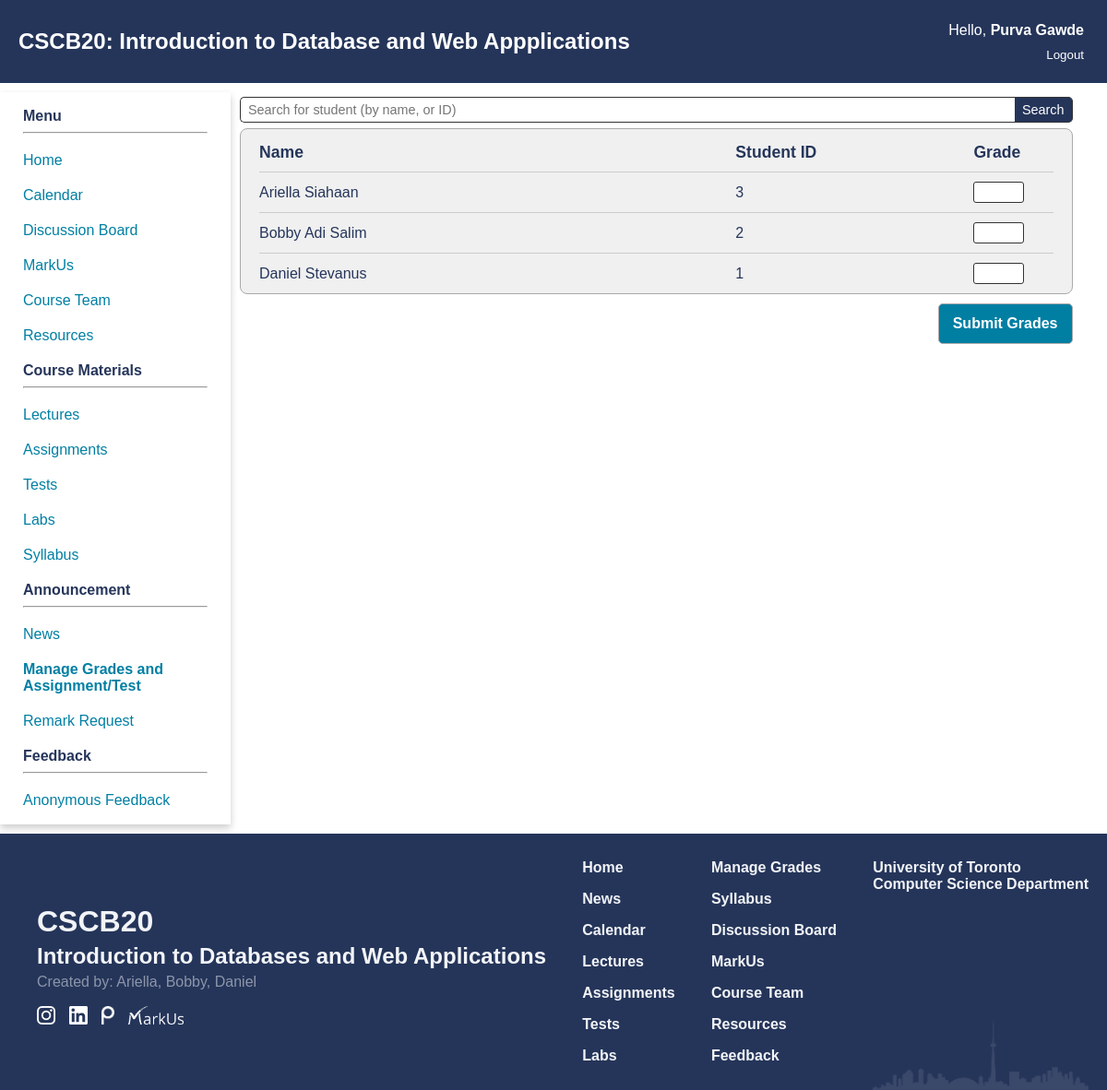
The page /grades/3 (signed in) on the database as committed earlier.
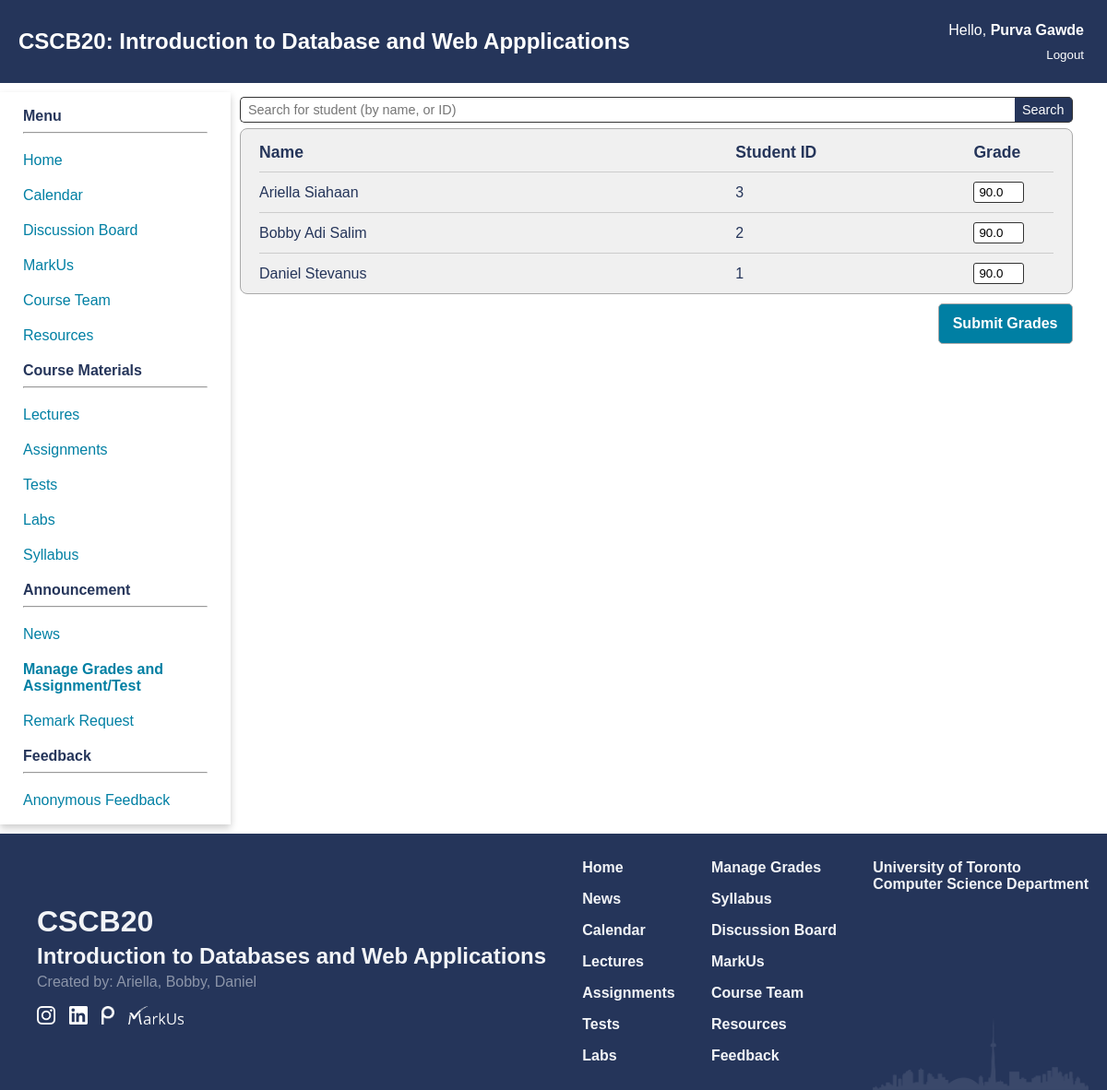
The same page on the database as committed later.
### app.py (models this page shows)
class Student(db.Model):
    id = db.Column(db.Integer, primary_key = True)
    username = db.Column(db.String(50), unique = True, nullable = False)
    password = db.Column(db.Text, nullable = False)
    name = db.Column(db.String(250), nullable = False)
    date_created = db.Column(db.Date, default = datetime.utcnow)
    grades = db.relationship("Grades", backref = 'student', lazy = True)

class Grades(db.Model):
    id = db.Column(db.Integer, primary_key = True)
    student_id = db.Column(db.Integer, db.ForeignKey('student.id'), nullable = False)
    test_id = db.Column(db.Integer, db.ForeignKey('test.id'), nullable = False)
    grade = db.Column(db.Float, nullable = False)
    remarks = db.relationship("RemarkRequest", backref ='grade', lazy = True)

### app.py (the view, shortened to what this page needs)
@app.route('/grades/<test_id>', methods = ["GET", "POST"])
def edit_grades(test_id):
    if(not isInstructor(session)):
        return redirect('/')
    if(request.method == "GET"):
        grade_id = request.args.get("id")
        search = request.args.get('search')
        if(grade_id):
            lst_student_grades = [Grades.query.filter_by(id = grade_id).first()]
            lst_student = [lst_student_grades[0].student]
        else:
            lst_student_grades = Grades.query.filter_by(test_id = test_id).all()
            lst_student = Student.query.order_by(Student.name.asc()).all()
            if search:
                lst_student = Student.query.order_by(Student.name.asc()).filter(Student.name.like(f"%{search}%")).all()
                lst_student.extend(Student.query.order_by(Student.name.asc()).filter(Student.id.like(f"%{search}%")).all())
        if not search:
            search = ''
        lst_tuple_student_grade = []
        for student in lst_student:
            found = False
            for grade in lst_student_grades:
                if student.id == grade.student.id:
                    found = True
                    lst_tuple_student_grade.append((student, grade.grade))
                    break
            if not found:
                lst_tuple_student_grade.append((student, None))
        return render_template('update_grades.html', search = search, lst_tuple_student_grade = lst_tuple_student_grade, test_id = test_id, grades = True)

### app.py (called while the page is built)
def isInstructor(identity):
    if "auth" in identity and identity["auth"] == 'Instructor':
        return True
    return False

### templates/update_grades.html (shortened to what this page needs)
{% extends 'home_template.html' %}
{% block extra_css %}
<link href="{{ url_for('static', filename='css/update_grades.css') }}" rel="stylesheet" type="text/css">
{% endblock %}
{% block content %}
    <main>
        <form action="/grades/{{ test_id }}" method="get">
            <div class=student-search>
                <input type="text" name="search" placeholder="Search for student (by name, or ID)" value ="{{ search }}">
                <button type="submit">Search</button>
            </div>
        </form>
        <form action="/grades/{{ test_id }}" method="post">
            <div class="grades-container">
                <div class="grades-header student-row">
                    <strong class="student-name">Name</strong>
                    <strong class="student-id">Student ID</strong>
                    <strong class="student-grade">Grade</strong>
                </div>
                {% for student, grade in lst_tuple_student_grade %}
                <div class="student-row">
                    <span class="student-name">{{ student.name }}</span>
                    <span class="student-id">{{ student.id }}</span>
                    <span class="student-grade">
                        <input class="grade-input" type="number" value="{{ grade }}" name="student{{ student.id }}_grade">
                    </span>
                </div>
                {% endfor %}
            </div>
            <div class="add-button-container"><button class="add-button" type="submit">Submit Grades</button></div>
        </form>
    </main>
{% endblock %}

### templates/home_template.html (shortened to what this page needs)
<!DOCTYPE html>
<html lang="en">
<head>
  <link href="{{ url_for('static', filename='css/navbar.css') }}" rel="stylesheet" type="text/css">
  <link href="{{ url_for('static', filename='css/footer.css') }}" rel="stylesheet" type="text/css">
  <link href="{{ url_for('static', filename='css/index.css') }}" rel="stylesheet" type="text/css">
    {% block extra_css %}
    {% endblock %}
</head>
<body id="top">
  <header>
    <div class="header-flex">
      <div class="header-flex-1 title"><a href="/" class="title">CSCB20<span class="big-screen">: Introduction to Database and Web
          Appplications</span></a></div>
        <div class="header-flex-2">
          {% if "auth" in session %}
          <div>Hello, <b>{{ session["name"] }}</b></div>
          <small><div><a href="/logout" style="padding: 0;">Logout</a></div></small>
          {% else %}
          <a href="/login"> Login </a>
          {% endif %}
        </div>
    </div>
  </header>
  <div class="container">
    <nav class="nav-card">
      <div class="card">
        <div class="nav-container">
          <div class ="nav-subtitle">
            <b>Menu</b>
            <hr>
          </div>
          <ul class="nav-list">
            <li> <a href="/" >Home</a></li>
            {% if "auth" in session %}
            <li> <a href="/calendar" >Calendar</a></li>
              <li> <a href="https://piazza.com/class/lqy466htv8g5xb" target="_blank">Discussion Board </a></li>
            <li> <a href="https://markus2.utsc.utoronto.ca/courses/20" target="_blank">MarkUs </a></li>
            <li> <a href="/team" >Course Team </a></li>
          <li> <a href="/resources" >Resources</a></li>
          </ul>
            <div class ="nav-subtitle">
              <b>Course Materials</b>
              <hr>
            </div>
            <ul class ="nav-list">
            <li> <a href="/lectures" >Lectures </a></li>
            <li> <a href="/assignments" >Assignments </a></li>
            <li> <a href="/tests" > Tests </a></li>
            <li> <a href="/labs" >Labs </a></li>
            <li> <a href="{{ url_for('static', filename = 'pdf/mock.pdf' ) }}" target="_blank">Syllabus </a></li>
            </ul>
            <div class ="nav-subtitle">
              <b>Announcement</b>
              <hr>
            </div>
            <ul class="nav-list">
            <li> <a href="/news" >News </a></li>
            {% if "auth" in session and session["auth"] == 'Instructor' %}
            <li> <a href="/grades" {% if grades %}
              style = "font-weight: bold;"
            {% endif %}>Manage Grades and Assignment/Test</a></li>
            {% endif %}
            <li> <a href="/grades/remarks" >Remark Request </a></li>
              <div class ="nav-subtitle">
                <b>Feedback</b>
                <hr>
              </div>
              </ul>
              <ul class="nav-list">
              <li> <a {% if 'auth' in session and session['auth'] == 'Instructor' %}
                href="/feedback?page=1&per_page=5"
                {% else %}
                href="/feedback"
                {% endif %}
              >Anonymous Feedback </a></li>
            {% endif %}
          </ul>
        </div>
      </div>
    </nav>
    {% block content %}
    {% endblock %}
    <footer class="footer">
      <div class="footer-1">
        <div class="footer-heading" style="font-size: 2rem;">CSCB20</div>
        <div class="footer-heading" style="font-size: 1.5rem;">Introduction to Databases and Web Applications</div>
        <div style="font-weight: 500; opacity: 50%;">Created by:
          <a href="https://www.linkedin.com/in/ariellasiahaan/" target="_blank">Ariella,</a>
          <a href="https://www.linkedin.com/in/bobby-adi-salim/" target="_blank">Bobby,</a>
          <a href="https://www.linkedin.com/in/danielstevanus/" target="_blank">Daniel</a>
        </div>
        <div class="icons">
          <a href="https://www.instagram.com/utsccms/" target="_blank"><img src="{{ url_for('static', filename = 'images/Instagram_Glyph_White.png' ) }} "
              alt="I" style="height:20px"></a>
          <a href="https://www.linkedin.com/company/utsccms/" target="_blank"><img src="{{ url_for('static', filename = 'images/linkedin.png' ) }} " alt="M"
              style="height:20px"></a>
          <a href="https://piazza.com/class/lqy466htv8g5xb" target="_blank"><img src="{{ url_for('static', filename = 'images/piazza.png' ) }} " alt="P"
              style="height:20px"></a>
          <a href="https://markus2.utsc.utoronto.ca/courses/20/assignments" target="_blank"><img src="{{ url_for('static', filename = 'images/markus.png' ) }} "
              alt="M" style="height:20px"></a>
        </div>
      </div>
      <div class="footer-2 links">
        <div class="navigation">
          <div><a href="/">Home</a></div>
          <div><a href="/news">News</a></div>
          <div><a href="/calendar">Calendar</a></div>
          <div><a href="/lectures">Lectures</a></div>
          <div><a href="/assignments">Assignments</a></div>
          <div><a href="/tests">Tests</a></div>
          <div><a href="/labs">Labs</a></div>
        </div>
      </div>
      <div class="footer-3 links">
        <div class="navigation">
          {% if "auth" in session and session["auth"] == "Instructor" %}
            <div><a href="/grades">Manage Grades</a></div>
          {% endif %}
          <div><a href="{{ url_for('static', filename = 'pdf/mock.pdf' ) }}">Syllabus</a></div>
          <div><a href="https://piazza.com/class/lqy466htv8g5xb" target="_blank">Discussion Board</a></div>
          <div><a href="https://markus2.utsc.utoronto.ca/courses/20/assignments" target="_blank">MarkUs</a></div>
          <div><a href="/team">Course Team</a></div>
          <div><a href="/resources">Resources</a></div>
          <div><a href="/feedback">Feedback</a></div>
        </div>
      </div>
      <div class="footer-4">
        <nav class="navigation">
          <div><a href="https://web.cs.toronto.edu/about/our-department" target="_blank">University of Toronto <br>
              Computer Science Department</a></div>
        </nav>
      </div>
    </footer>
  </div>
</body>
</html>

### static/css/navbar.css (style rules this page uses)
:root { --primary_color: #25355A; --secondary_color: #007FA3; --phone_size: 600px; }
body { margin: 0; padding: 0; font-family: Arial, sans-serif; }
main { grid-area: content; padding: 20px; padding: 0px 10px 0px 10px; width: 95%; }
footer { grid-area: footer; background-color: #333; color: #fff; padding: 10px; }
header { position: sticky; top:0; left:0; grid-area: header; background-color: var(--primary_color); padding: 10px 10px 10px 20px; z-index: 10000; height: 70px; margin-bottom: 10px; }
header .title { font-size: 24px; font-weight: 600; color: #FFFFFF; text-decoration: none; }
.header-flex { display: flex; height: 100%; align-items: center; }
.header-flex-1 { flex-grow: 1; padding-right: 40px; }
.header-flex-2 { display: flex; flex-direction: column; align-items: flex-end; align-content: center; justify-content: center; text-align: right; padding-right: 15px; }
.header-flex-2 a , .header-flex-2 div { color: white; text-decoration: none; background-image: linear-gradient( to right, #54b3d6 50%, white 50% ); background-size: 200% 100%; background-position: -100%; display: inline-block; padding: 5px 0; position: relative; background-clip: text; -webkit-background-clip: text; -webkit-text-fill-color: transparent; transition: all 0.3s ease-in-out; }
.header-flex-2 a:before { content: ''; background: white; display: block; position: absolute; bottom: -3px; left: 0; width: 0; height: 3px; transition: all 0.3s ease-in-out; }
@media (min-width: 800px) { .container { display: grid; grid-template-areas: "header header header" "menu content content" "footer footer footer"; grid-template-rows: auto 1fr auto; grid-template-columns: 250px auto; min-height: 100vh; } }
nav { width: 100%; grid-area: menu; }
nav .card { height: 100%; width: 100%; box-shadow: 0 4px 8px 0 rgba(0,0,0,0.2); transition: 0.3s; width: 100%; }
.nav-container { padding: 2px 25px; }
nav ul { list-style-type: none; padding: 0; margin: 0; }
nav li { margin-left: 0; margin-top: 10px; margin-bottom: 10px; }
.nav-list a { background-image: linear-gradient( to right, #54b3d6, #54b3d6 50%, #007FA3 50% ); background-size: 200% 100%; background-position: -100%; display: inline-block; padding: 5px 0; position: relative; background-clip: text; -webkit-background-clip: text; -webkit-text-fill-color: transparent; transition: all 0.3s ease-in-out; }
.nav-list a:before { content: ''; background: #54b3d6; display: block; position: absolute; bottom: -3px; left: 0; width: 0; height: 3px; transition: all 0.3s ease-in-out; }
.nav-subtitle { margin: 15px 0px 15px 0px }

### static/css/footer.css (style rules this page uses)
@media (min-width: 800px) { .footer { display: flex; justify-content: space-between; background-color: #25355A; color: #F2F4F7; padding: 20px 20px 0 20px; font-family: Arial, Helvetica, sans-serif; } }
@media (min-width: 800px) { .footer-4 { background-image: url("../images/toronto-b.png"); background-size: contain; background-repeat: no-repeat; background-position: center bottom; } }
@media (min-width: 800px) { .links { padding-left: 30px; padding-bottom: 20px; } }
@media (min-width: 800px) { .footer-1 { align-self: center; margin-left: 20px; } }
footer { margin-top: 10px; }
.footer-heading { font-weight: bold; margin: 5px 0; }
.footer a { color: #F2F4F7; text-decoration: none; }
.footer-3 { padding-right: 30px; }
.icons { margin: 15px 0; display: flex; }
.icons img { margin: 2px 15px 0 0; }
.navigation { display: flex; flex-direction: column; font-weight: bold; }
.navigation div { margin: 8px 0; }

### static/css/index.css (style rules this page uses)
:root { --primary_color: #25355A; --secondary_color: #007FA3; }
body { background-color: #FFFFFF; color: var(--primary_color); font-family: Geneva, Arial, Helvetica, sans-serif; }

Rows that differ between the two databases and show on the page:
no longer on this page (row unchanged): Student: name "Ariella Siahaan", id "3"
no longer on this page (row unchanged): Student: name "Bobby Adi Salim", id "2"
no longer on this page (row unchanged): Student: name "Daniel Stevanus", id "1"
added Grades: name "Ariella Siahaan", id "3", grade "90.0"
added Grades: name "Bobby Adi Salim", id "2", grade "90.0"
added Grades: name "Daniel Stevanus", id "1", grade "90.0"
